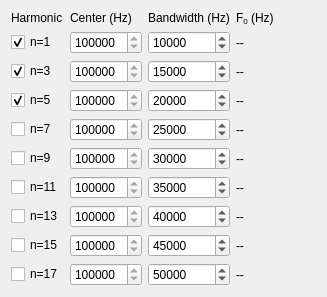
     <widget class="QWidget" name="qcm_scroll_grid">
      <property name="geometry">
       <rect>
        <x>0</x>
        <y>0</y>
        <width>327</width>
        <height>247</height>
       </rect>
      </property>
      <layout class="QGridLayout" name="gridLayout_3">
       <item row="1" column="0">
        <widget class="QCheckBox" name="n1_on">
         <property name="sizePolicy">
          <sizepolicy hsizetype="Fixed" vsizetype="Fixed">
           <horstretch>0</horstretch>
           <verstretch>0</verstretch>
          </sizepolicy>
         </property>
         <property name="maximumSize">
          <size>
           <width>55</width>
           <height>16777215</height>
          </size>
         </property>
         <property name="toolTip">
          <string>Select which QCM harmonics to measure.</string>
         </property>
         <property name="text">
          <string>n=1</string>
         </property>
         <property name="checked">
          <bool>true</bool>
         </property>
         <property name="tristate">
          <bool>false</bool>
         </property>
        </widget>
       </item>
       <item row="0" column="3">
        <widget class="QLabel" name="measured_f0_label">
         <property name="sizePolicy">
          <sizepolicy hsizetype="Fixed" vsizetype="Preferred">
           <horstretch>0</horstretch>
           <verstretch>0</verstretch>
          </sizepolicy>
         </property>
         <property name="minimumSize">
          <size>
           <width>80</width>
           <height>0</height>
          </size>
         </property>
         <property name="maximumSize">
          <size>
           <width>40</width>
           <height>16777215</height>
          </size>
         </property>
         <property name="text">
          <string>&lt;html&gt;&lt;head/&gt;&lt;body&gt;&lt;p&gt;F&lt;span style=&quot; vertical-align:sub;&quot;&gt;0&lt;/span&gt; (Hz)&lt;/p&gt;&lt;/body&gt;&lt;/html&gt;</string>
         </property>
        </widget>
       </item>
       <item row="0" column="0">
        <widget class="QLabel" name="harmonics_label">
         <property name="sizePolicy">
          <sizepolicy hsizetype="Fixed" vsizetype="Preferred">
           <horstretch>0</horstretch>
           <verstretch>0</verstretch>
          </sizepolicy>
         </property>
         <property name="maximumSize">
          <size>
           <width>55</width>
           <height>16777215</height>
          </size>
         </property>
         <property name="toolTip">
          <string>Select which QCM harmonics to measure.</string>
         </property>
         <property name="text">
          <string>Harmonic</string>
         </property>
        </widget>
       </item>
       <item row="6" column="0">
        <widget class="QCheckBox" name="n11_on">
         <property name="sizePolicy">
          <sizepolicy hsizetype="Fixed" vsizetype="Fixed">
           <horstretch>0</horstretch>
           <verstretch>0</verstretch>
          </sizepolicy>
         </property>
         <property name="maximumSize">
          <size>
           <width>55</width>
           <height>16777215</height>
          </size>
         </property>
         <property name="toolTip">
          <string>Select which QCM harmonics to measure.</string>
         </property>
         <property name="text">
          <string>n=11</string>
         </property>
        </widget>
       </item>
       <item row="7" column="0">
        <widget class="QCheckBox" name="n13_on">
         <property name="sizePolicy">
          <sizepolicy hsizetype="Fixed" vsizetype="Fixed">
           <horstretch>0</horstretch>
           <verstretch>0</verstretch>
          </sizepolicy>
         </property>
         <property name="maximumSize">
          <size>
           <width>55</width>
           <height>16777215</height>
          </size>
         </property>
         <property name="toolTip">
          <string>Select which QCM harmonics to measure.</string>
         </property>
         <property name="text">
          <string>n=13</string>
         </property>
        </widget>
       </item>
       <item row="0" column="1">
        <widget class="QLabel" name="harmonics_label_2">
         <property name="sizePolicy">
          <sizepolicy hsizetype="MinimumExpanding" vsizetype="Preferred">
           <horstretch>0</horstretch>
           <verstretch>0</verstretch>
          </sizepolicy>
         </property>
         <property name="maximumSize">
          <size>
           <width>80</width>
           <height>16777215</height>
          </size>
         </property>
         <property name="toolTip">
          <string>Set center frequency of the measured band.</string>
         </property>
         <property name="text">
          <string>&lt;html&gt;&lt;head/&gt;&lt;body&gt;&lt;p&gt;Center (Hz)&lt;/p&gt;&lt;/body&gt;&lt;/html&gt;</string>
         </property>
        </widget>
       </item>
       <item row="8" column="0">
        <widget class="QCheckBox" name="n15_on">
         <property name="sizePolicy">
          <sizepolicy hsizetype="Fixed" vsizetype="Fixed">
           <horstretch>0</horstretch>
           <verstretch>0</verstretch>
          </sizepolicy>
         </property>
         <property name="maximumSize">
          <size>
           <width>55</width>
           <height>16777215</height>
          </size>
         </property>
         <property name="toolTip">
          <string>Select which QCM harmonics to measure.</string>
         </property>
         <property name="text">
          <string>n=15</string>
         </property>
        </widget>
       </item>
       <item row="4" column="0">
        <widget class="QCheckBox" name="n7_on">
         <property name="sizePolicy">
          <sizepolicy hsizetype="Fixed" vsizetype="Fixed">
           <horstretch>0</horstretch>
           <verstretch>0</verstretch>
          </sizepolicy>
         </property>
         <property name="maximumSize">
          <size>
           <width>55</width>
           <height>16777215</height>
          </size>
         </property>
         <property name="toolTip">
          <string>Select which QCM harmonics to measure.</string>
         </property>
         <property name="text">
          <string>n=7</string>
         </property>
         <property name="checked">
          <bool>false</bool>
         </property>
        </widget>
       </item>
       <item row="5" column="0">
        <widget class="QCheckBox" name="n9_on">
         <property name="sizePolicy">
          <sizepolicy hsizetype="Fixed" vsizetype="Fixed">
           <horstretch>0</horstretch>
           <verstretch>0</verstretch>
          </sizepolicy>
         </property>
         <property name="maximumSize">
          <size>
           <width>55</width>
           <height>16777215</height>
          </size>
         </property>
         <property name="toolTip">
          <string>Select which QCM harmonics to measure.</string>
         </property>
         <property name="text">
          <string>n=9</string>
         </property>
        </widget>
       </item>
       <item row="2" column="0">
        <widget class="QCheckBox" name="n3_on">
         <property name="sizePolicy">
          <sizepolicy hsizetype="Fixed" vsizetype="Fixed">
           <horstretch>0</horstretch>
           <verstretch>0</verstretch>
          </sizepolicy>
         </property>
         <property name="maximumSize">
          <size>
           <width>55</width>
           <height>16777215</height>
          </size>
         </property>
         <property name="toolTip">
          <string>Select which QCM harmonics to measure.</string>
         </property>
         <property name="text">
          <string>n=3</string>
         </property>
         <property name="checked">
          <bool>true</bool>
         </property>
         <property name="tristate">
          <bool>false</bool>
         </property>
        </widget>
       </item>
       <item row="3" column="0">
        <widget class="QCheckBox" name="n5_on">
         <property name="sizePolicy">
          <sizepolicy hsizetype="Fixed" vsizetype="Fixed">
           <horstretch>0</horstretch>
           <verstretch>0</verstretch>
          </sizepolicy>
         </property>
         <property name="maximumSize">
          <size>
           <width>55</width>
           <height>16777215</height>
          </size>
         </property>
         <property name="toolTip">
          <string>Select which QCM harmonics to measure.</string>
         </property>
         <property name="text">
          <string>n=5</string>
         </property>
         <property name="checked">
          <bool>true</bool>
         </property>
        </widget>
       </item>
       <item row="0" column="2">
        <widget class="QLabel" name="bandwidth_label">
         <property name="sizePolicy">
          <sizepolicy hsizetype="Maximum" vsizetype="Preferred">
           <horstretch>0</horstretch>
           <verstretch>0</verstretch>
          </sizepolicy>
         </property>
         <property name="text">
          <string>&lt;html&gt;&lt;head/&gt;&lt;body&gt;&lt;p&gt;Bandwidth (Hz)&lt;/p&gt;&lt;/body&gt;&lt;/html&gt;</string>
         </property>
        </widget>
       </item>
       <item row="9" column="0">
        <widget class="QCheckBox" name="n17_on">
         <property name="sizePolicy">
          <sizepolicy hsizetype="Fixed" vsizetype="Fixed">
           <horstretch>0</horstretch>
           <verstretch>0</verstretch>
          </sizepolicy>
         </property>
         <property name="maximumSize">
          <size>
           <width>55</width>
           <height>16777215</height>
          </size>
         </property>
         <property name="toolTip">
          <string>Select which QCM harmonics to measure.</string>
         </property>
         <property name="text">
          <string>n=17</string>
         </property>
        </widget>
       </item>
       <item row="1" column="3">
        <widget class="QLabel" name="realf0_n1">
         <property name="sizePolicy">
          <sizepolicy hsizetype="Fixed" vsizetype="Preferred">
           <horstretch>0</horstretch>
           <verstretch>0</verstretch>
          </sizepolicy>
         </property>
         <property name="minimumSize">
          <size>
           <width>80</width>
           <height>0</height>
          </size>
         </property>
         <property name="maximumSize">
          <size>
           <width>100</width>
           <height>16777215</height>
          </size>
         </property>
         <property name="text">
          <string>--</string>
         </property>
        </widget>
       </item>
       <item row="2" column="3">
        <widget class="QLabel" name="realf0_n3">
         <property name="sizePolicy">
          <sizepolicy hsizetype="Fixed" vsizetype="Minimum">
           <horstretch>0</horstretch>
           <verstretch>0</verstretch>
          </sizepolicy>
         </property>
         <property name="minimumSize">
          <size>
           <width>80</width>
           <height>0</height>
          </size>
         </property>
         <property name="text">
          <string>--</string>
         </property>
        </widget>
       </item>
       <item row="3" column="3">
        <widget class="QLabel" name="realf0_n5">
         <property name="sizePolicy">
          <sizepolicy hsizetype="Fixed" vsizetype="Minimum">
           <horstretch>0</horstretch>
           <verstretch>0</verstretch>
          </sizepolicy>
         </property>
         <property name="minimumSize">
          <size>
           <width>80</width>
           <height>0</height>
          </size>
         </property>
         <property name="text">
          <string>--</string>
         </property>
        </widget>
       </item>
       <item row="4" column="3">
        <widget class="QLabel" name="realf0_n7">
         <property name="sizePolicy">
          <sizepolicy hsizetype="Fixed" vsizetype="Preferred">
           <horstretch>0</horstretch>
           <verstretch>0</verstretch>
          </sizepolicy>
         </property>
         <property name="minimumSize">
          <size>
           <width>55</width>
           <height>0</height>
          </size>
         </property>
         <property name="text">
          <string>--</string>
         </property>
        </widget>
       </item>
       <item row="5" column="3">
        <widget class="QLabel" name="realf0_n9">
         <property name="sizePolicy">
          <sizepolicy hsizetype="Fixed" vsizetype="Preferred">
           <horstretch>0</horstretch>
           <verstretch>0</verstretch>
          </sizepolicy>
         </property>
         <property name="minimumSize">
          <size>
           <width>80</width>
           <height>0</height>
          </size>
         </property>
         <property name="text">
          <string>--</string>
         </property>
        </widget>
       </item>
       <item row="6" column="3">
        <widget class="QLabel" name="realf0_n11">
         <property name="sizePolicy">
          <sizepolicy hsizetype="Fixed" vsizetype="Preferred">
           <horstretch>0</horstretch>
           <verstretch>0</verstretch>
          </sizepolicy>
         </property>
         <property name="minimumSize">
          <size>
           <width>80</width>
           <height>0</height>
          </size>
         </property>
         <property name="text">
          <string>--</string>
         </property>
        </widget>
       </item>
       <item row="7" column="3">
        <widget class="QLabel" name="realf0_n13">
         <property name="sizePolicy">
          <sizepolicy hsizetype="Fixed" vsizetype="Preferred">
           <horstretch>0</horstretch>
           <verstretch>0</verstretch>
          </sizepolicy>
         </property>
         <property name="minimumSize">
          <size>
           <width>80</width>
           <height>0</height>
          </size>
         </property>
         <property name="text">
          <string>--</string>
         </property>
        </widget>
       </item>
       <item row="8" column="3">
        <widget class="QLabel" name="realf0_n15">
         <property name="sizePolicy">
          <sizepolicy hsizetype="Fixed" vsizetype="Preferred">
           <horstretch>0</horstretch>
           <verstretch>0</verstretch>
          </sizepolicy>
         </property>
         <property name="minimumSize">
          <size>
           <width>80</width>
           <height>0</height>
          </size>
         </property>
         <property name="maximumSize">
          <size>
           <width>55</width>
           <height>16777215</height>
          </size>
         </property>
         <property name="text">
          <string>--</string>
         </property>
        </widget>
       </item>
       <item row="9" column="3">
        <widget class="QLabel" name="realf0_n17">
         <property name="sizePolicy">
          <sizepolicy hsizetype="Fixed" vsizetype="Preferred">
           <horstretch>0</horstretch>
           <verstretch>0</verstretch>
          </sizepolicy>
         </property>
         <property name="minimumSize">
          <size>
           <width>55</width>
           <height>0</height>
          </size>
         </property>
         <property name="text">
          <string>--</string>
         </property>
        </widget>
       </item>
       <item row="1" column="1">
        <widget class="QSpinBox" name="bc_n1">
         <property name="toolTip">
          <string>Set center frequency of the measured band.</string>
         </property>
         <property name="minimum">
          <number>1000000</number>
         </property>
         <property name="maximum">
          <number>200000000</number>
         </property>
         <property name="singleStep">
          <number>1</number>
         </property>
         <property name="value">
          <number>5000000</number>
         </property>
        </widget>
       </item>
       <item row="2" column="1">
        <widget class="QSpinBox" name="bc_n3">
         <property name="toolTip">
          <string>Set center frequency of the measured band.</string>
         </property>
         <property name="minimum">
          <number>1000000</number>
         </property>
         <property name="maximum">
          <number>200000000</number>
         </property>
         <property name="singleStep">
          <number>1</number>
         </property>
         <property name="value">
          <number>15000000</number>
         </property>
        </widget>
       </item>
       <item row="3" column="1">
        <widget class="QSpinBox" name="bc_n5">
         <property name="toolTip">
          <string>Set center frequency of the measured band.</string>
         </property>
         <property name="minimum">
          <number>1000000</number>
         </property>
         <property name="maximum">
          <number>200000000</number>
         </property>
         <property name="singleStep">
          <number>1</number>
         </property>
         <property name="value">
          <number>25000000</number>
         </property>
        </widget>
       </item>
       <item row="4" column="1">
        <widget class="QSpinBox" name="bc_n7">
         <property name="toolTip">
          <string>Set center frequency of the measured band.</string>
         </property>
         <property name="minimum">
          <number>1000000</number>
         </property>
         <property name="maximum">
          <number>200000000</number>
         </property>
         <property name="singleStep">
          <number>1</number>
         </property>
         <property name="value">
          <number>35000000</number>
         </property>
        </widget>
       </item>
       <item row="5" column="1">
        <widget class="QSpinBox" name="bc_n9">
         <property name="toolTip">
          <string>Set center frequency of the measured band.</string>
         </property>
         <property name="minimum">
          <number>1000000</number>
         </property>
         <property name="maximum">
          <number>200000000</number>
         </property>
         <property name="singleStep">
          <number>1</number>
         </property>
         <property name="value">
          <number>45000000</number>
         </property>
        </widget>
       </item>
       <item row="6" column="1">
        <widget class="QSpinBox" name="bc_n11">
         <property name="toolTip">
          <string>Set center frequency of the measured band.</string>
         </property>
         <property name="minimum">
          <number>1000000</number>
         </property>
         <property name="maximum">
          <number>200000000</number>
         </property>
         <property name="singleStep">
          <number>1</number>
         </property>
         <property name="value">
          <number>55000000</number>
         </property>
        </widget>
       </item>
       <item row="7" column="1">
        <widget class="QSpinBox" name="bc_n13">
         <property name="toolTip">
          <string>Set center frequency of the measured band.</string>
         </property>
         <property name="minimum">
          <number>1000000</number>
         </property>
         <property name="maximum">
          <number>200000000</number>
         </property>
         <property name="singleStep">
          <number>1</number>
         </property>
         <property name="value">
          <number>65000000</number>
         </property>
        </widget>
       </item>
       <item row="8" column="1">
        <widget class="QSpinBox" name="bc_n15">
         <property name="toolTip">
          <string>Set center frequency of the measured band.</string>
         </property>
         <property name="minimum">
          <number>1000000</number>
         </property>
         <property name="maximum">
          <number>200000000</number>
         </property>
         <property name="singleStep">
          <number>1</number>
         </property>
         <property name="value">
          <number>75000000</number>
         </property>
        </widget>
       </item>
       <item row="9" column="1">
        <widget class="QSpinBox" name="bc_n17">
         <property name="toolTip">
          <string>Set center frequency of the measured band.</string>
         </property>
         <property name="minimum">
          <number>1000000</number>
         </property>
         <property name="maximum">
          <number>200000000</number>
         </property>
         <property name="singleStep">
          <number>1</number>
         </property>
         <property name="value">
          <number>85000000</number>
         </property>
        </widget>
       </item>
       <item row="1" column="2">
        <widget class="QSpinBox" name="bw_n1">
         <property name="minimum">
          <number>300</number>
         </property>
         <property name="maximum">
          <number>200000000</number>
         </property>
         <property name="singleStep">
          <number>1</number>
         </property>
         <property name="value">
          <number>10000</number>
         </property>
        </widget>
       </item>
       <item row="2" column="2">
        <widget class="QSpinBox" name="bw_n3">
         <property name="minimum">
          <number>300</number>
         </property>
         <property name="maximum">
          <number>200000000</number>
         </property>
         <property name="singleStep">
          <number>1</number>
         </property>
         <property name="value">
          <number>15000</number>
         </property>
        </widget>
       </item>
       <item row="3" column="2">
        <widget class="QSpinBox" name="bw_n5">
         <property name="minimum">
          <number>300</number>
         </property>
         <property name="maximum">
          <number>200000000</number>
         </property>
         <property name="singleStep">
          <number>1</number>
         </property>
         <property name="value">
          <number>20000</number>
         </property>
        </widget>
       </item>
       <item row="4" column="2">
        <widget class="QSpinBox" name="bw_n7">
         <property name="minimum">
          <number>300</number>
         </property>
         <property name="maximum">
          <number>200000000</number>
         </property>
         <property name="singleStep">
          <number>1</number>
         </property>
         <property name="value">
          <number>25000</number>
         </property>
        </widget>
       </item>
       <item row="5" column="2">
        <widget class="QSpinBox" name="bw_n9">
         <property name="minimum">
          <number>300</number>
         </property>
         <property name="maximum">
          <number>200000000</number>
         </property>
         <property name="singleStep">
          <number>1</number>
         </property>
         <property name="value">
          <number>30000</number>
         </property>
        </widget>
       </item>
       <item row="6" column="2">
        <widget class="QSpinBox" name="bw_n11">
         <property name="minimum">
          <number>300</number>
         </property>
         <property name="maximum">
          <number>200000000</number>
         </property>
         <property name="singleStep">
          <number>1</number>
         </property>
         <property name="value">
          <number>35000</number>
         </property>
        </widget>
       </item>
       <item row="7" column="2">
        <widget class="QSpinBox" name="bw_n13">
         <property name="minimum">
          <number>300</number>
         </property>
         <property name="maximum">
          <number>200000000</number>
         </property>
         <property name="singleStep">
          <number>1</number>
         </property>
         <property name="value">
          <number>40000</number>
         </property>
        </widget>
       </item>
       <item row="8" column="2">
        <widget class="QSpinBox" name="bw_n15">
         <property name="minimum">
          <number>300</number>
         </property>
         <property name="maximum">
          <number>200000000</number>
         </property>
         <property name="singleStep">
          <number>1</number>
         </property>
         <property name="value">
          <number>45000</number>
         </property>
        </widget>
       </item>
       <item row="9" column="2">
        <widget class="QSpinBox" name="bw_n17">
         <property name="minimum">
          <number>300</number>
         </property>
         <property name="maximum">
          <number>200000000</number>
         </property>
         <property name="singleStep">
          <number>1</number>
         </property>
         <property name="value">
          <number>50000</number>
         </property>
        </widget>
       </item>
      </layout>
     </widget>
